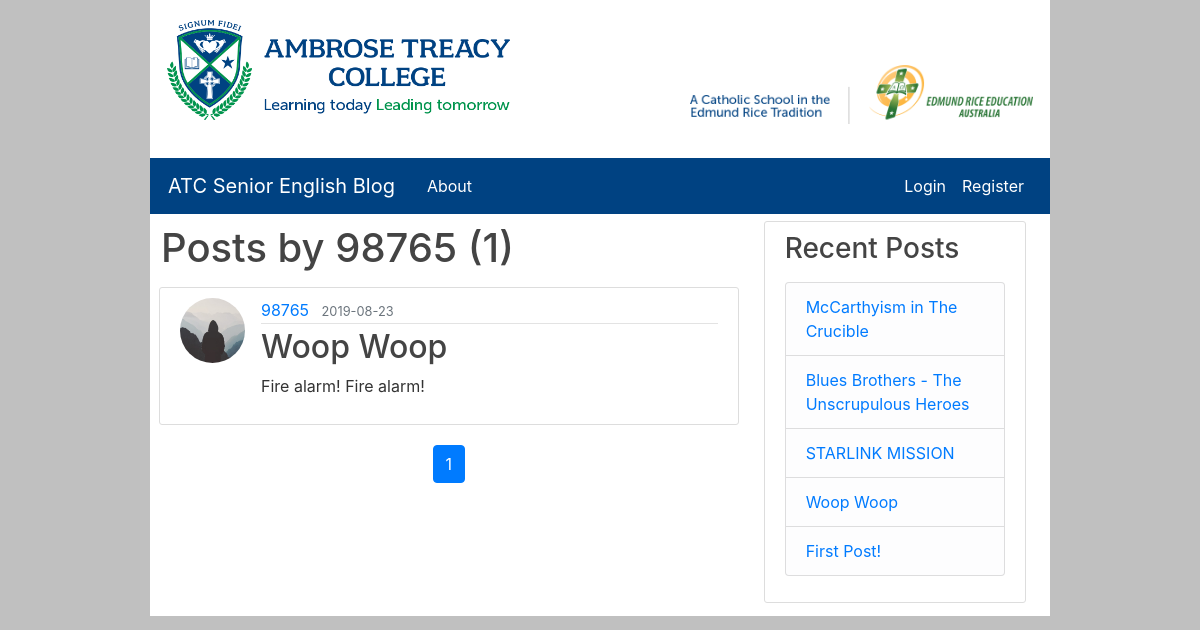
Page /user/98765 on the earlier database version.
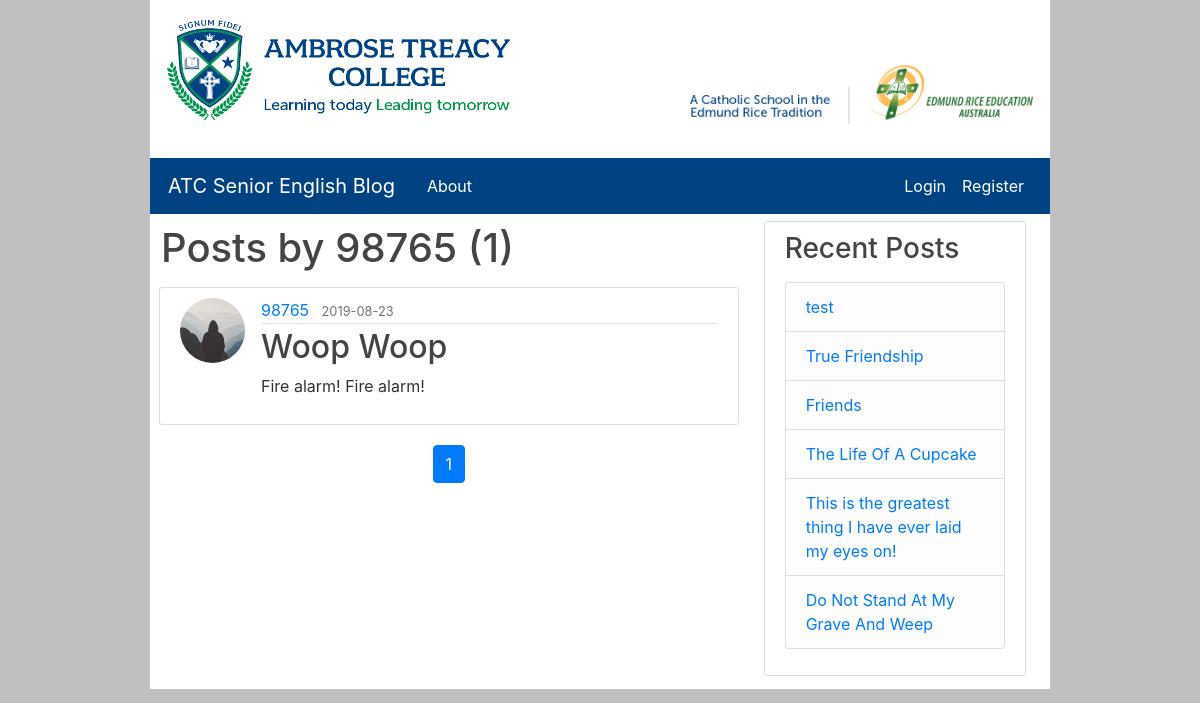
Same page on the later database version.
### flaskBlog/models.py (models this page shows, shortened)
class User(db.Model, UserMixin):
    id = db.Column(db.Integer, primary_key=True)
    username = db.Column(db.String(20), unique=True, nullable=False)
    email = db.Column(db.String(120), unique=True, nullable=False)
    image_file = db.Column(db.String(20), nullable=False, default="default.jpg")
    password = db.Column(db.String(60), nullable=False)
    administrator = db.Column(db.Integer, nullable=True)
    posts = db.relationship("Post", backref="author", lazy=True)
    forename = db.Column(db.String(50), nullable=True)
    surname = db.Column(db.String(50), nullable=True)

class Post(db.Model):
    id = db.Column(db.Integer, primary_key=True)
    title = db.Column(db.String(100), nullable=False)
    date_posted = db.Column(db.DateTime, nullable=False, default=datetime.utcnow)
    content = db.Column(db.Text, nullable=False)
    user_id = db.Column(db.Integer, db.ForeignKey("user.id"), nullable=True)

### flaskBlog/posts/routes.py (the view)
@posts.route("/user/<string:username>")
def user_posts(username):
    page = request.args.get("page", 1, type=int)
    user = User.query.filter_by(username=username).first_or_404()
    homePosts = Post.query.filter_by(author=user)\
        .order_by(Post.date_posted.desc())\
        .paginate(page=page, per_page=3)
    posts = Post.query.all()
    return render_template("user_posts.html", title=user.username, homePosts=homePosts, posts=posts, user=user)

### flaskBlog/templates/user_posts.html
{% extends 'layout.html' %}
{% block content %}
<div id="title">
    <h1>Posts by {{ user.username }} ({{ homePosts.total }})</h1>
</div>
{% for post in homePosts.items %}
<article class="media content-section" id="{{ post.id }}">
    <a href="#">
        <img class="rounded-circle article-img"
            src="{{ url_for('static', filename='profile_pics/' + post.author.image_file) }}">
    </a>
    <div class="media-body">
        <div class="article-metadata">
            <a class="mr-2"
                href="{{ url_for('posts.user_posts', username=post.author.username) }}">{{ post.author.username }}</a>
            <small class="text-muted">{{ post.date_posted.strftime("%Y-%m-%d") }}</small>
        </div>
        <h2><a class="article-title" href="{{ url_for('posts.post', post_id=post.id) }}">{{ post.title }}</a></h2>
        <p class="article-content">{{ post.content }}</p>
    </div>
</article>
{% endfor %}
<ul class="pagination justify-content-center" style="margin:20px 0">
    {% for page_num in homePosts.iter_pages(left_edge=1, right_edge=1, left_current=1, right_current=2) %}
    {% if page_num %}
    {% if homePosts.page == page_num %}
    <li class="page-item active">
        <a class="page-link"
            href="{{ url_for('posts.user_posts', username=user.username, page=page_num) }}">{{ page_num }}</a></li>
    {% else %}
    <li class="page-item">
        <a class="page-link"
            href="{{ url_for('posts.user_posts', username=user.username, page=page_num) }}">{{ page_num }}</a></li>
    {% endif %}
    {% else %}
    <li class="page-item">
        <div class="page-link">...</div>
    </li>
    {% endif %}
    {% endfor %}
</ul>
{% endblock content %}

### flaskBlog/templates/layout.html (shortened to what this page needs)
<!DOCTYPE html>
<html lang="en">
{% if title == "Administration" %}
{% set bootWidth = 12 %}
{% else %}
{% set bootWidth = 8 %}
{% endif %}
<head>
    <link rel="stylesheet" href="https://maxcdn.bootstrapcdn.com/bootstrap/4.3.1/css/bootstrap.min.css">
    <link rel="stylesheet" type="text/css" href="{{ url_for('static', filename='main.css') }}">
</head>
<body>
    <div class="container">
        <div class="banner">
            <a href="{{ url_for('main.home') }}"><img class="col-md-5 img-fluid float-left" src="\static\ATCLogo.png"
                    alt="Ambrose Treacy College"></a>
            <a href="http://www.erea.edu.au" target="_blank"><img class="col-md-5 img-fluid float-right" id="EREA"
                    src="\static\EREALogo.png" alt="A Catholic School In The Edmund Rice Tradition"></a>
        </div>
    </div>
    <header class="site-header">
        <nav class="navbar navbar-expand-md navbar-dark bg-steel">
            <div class="container">
                <a class="navbar-brand mr-4" href="{{ url_for('main.home') }}">ATC Senior English Blog</a>
                <div class="collapse navbar-collapse" id="navbarToggle">
                    <div class="navbar-nav mr-auto">
                        <a class="nav-item nav-link" href="{{ url_for('main.about') }}">About</a>
                    </div>
                    <div class="navbar-nav">
                        {% if current_user.is_authenticated %}
                        <a class="nav-item nav-link" href="{{ url_for('posts.new_post') }}">New Post</a>
                        <a class="nav-item nav-link" href="{{ url_for('users.account') }}">Account</a>
                        {% if current_user.administrator == 1 %}
                        <a class="nav-item nav-link" href="{{  url_for('users.admin')  }}">Administration</a>
                        {% endif %}
                        <a class="nav-item nav-link" href="{{ url_for('users.logout') }}">Logout</a>
                        {% else %}
                        <a class="nav-item nav-link" href="{{ url_for('users.login') }}">Login</a>
                        <a class="nav-item nav-link" href="{{ url_for('users.register') }}">Register</a>
                        {% endif %}
                    </div>
                </div>
            </div>
        </nav>
    </header>
    <main role="main" class="container">
        <div class="row container" style="width: auto; margin-right: 0px;">
            <div class="col-md-{{ bootWidth }}" id="main">
                {% block content %}{% endblock %}
            </div>
            {% if title != "Administration" %}
            <div class="col-md-4" id="side">
                <div class="content-section">
                    <h3>Recent Posts</h3>
                    <p class='text-muted'>
                        <ul class="list-group">
                            {% for post in posts[::-1] %}
                            {% if loop.index <= 6 %}
                            <li class="list-group-item list-group-item-light"><a
                                    href="{{ url_for('posts.post', post_id=post.id) }}">{{ post.title }}</a>
                            </li>
                            {% endif %}
                            {% endfor %}
                        </ul>
                    </p>
                </div>
            </div>
            {% endif %}
        </div>
    </main>
</body>
</html>

### flaskBlog/static/main.css (style rules this page uses)
html { width: 75% !important; margin: auto !important; background-color: #c0c0c0 !important; }
.banner { height: 150px; padding-top: 20px; margin-bottom: 8px; background-color: #FFFFFF; }
#EREA { padding-top: 45px; }
#title { padding-left: 7px; padding-top: 10px; margin-bottom: 15px; }
#main { padding-right: 0px; }
.container { padding-left: 2px; padding-right: 2px; }
body { background: #ffffff; color: #333333; }
h1, h2, h3, h4, h5, h6 { color: #444444; }
.bg-steel { background-color: #004282; }
.site-header .navbar-nav .nav-link { color: #fff; }
.content-section { background: rgb(255, 255, 255); padding: 10px 20px; border: 1px solid #dddddd; border-radius: 3px; margin-top: 7px; margin-bottom: 13px; margin-left: 5px; margin-right: 5px; }
.article-title { color: #444444; }
.article-content { white-space: pre-line; }
.article-img { height: 65px; width: 65px; margin-right: 16px; }
.article-metadata { padding-bottom: 1px; margin-bottom: 4px; border-bottom: 1px solid #e3e3e3 }

Differences in the rows shown:
no longer on one of the page's lists (row unchanged): Post: title "Woop Woop"
no longer on this page (row unchanged): Post: title "McCarthyism in The Crucible", shown under "Recent Posts"
no longer on this page (row unchanged): Post: title "Blues Brothers - The Unscrupulous Heroes", shown under "Recent Posts"
no longer on this page (row unchanged): Post: title "STARLINK MISSION", shown under "Recent Posts"
no longer on this page (row unchanged): Post: title "First Post!", shown under "Recent Posts"
added Post: title "test", shown under "Recent Posts"
added Post: title "True Friendship", shown under "Recent Posts"
added Post: title "Friends", shown under "Recent Posts"
added Post: title "The Life Of A Cupcake", shown under "Recent Posts"
added Post: title "This is the greatest thing I have ever laid my eyes on!", shown under "Recent Posts"
added Post: title "Do Not Stand At My Grave And Weep", shown under "Recent Posts"
